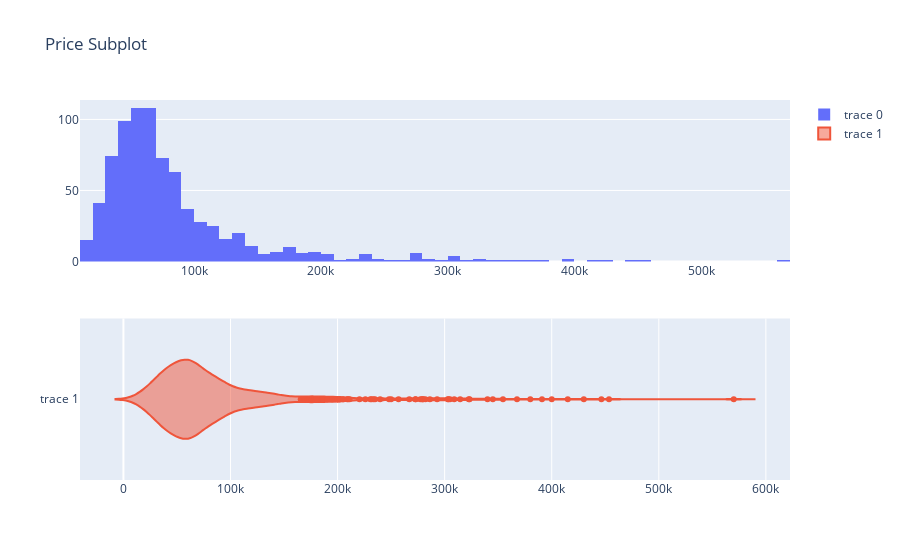

Notebook cell for this chart:
### Markdown cell above
# 2.Price

### Code cell
# Create subplots
price_fig = make_subplots(rows=2, cols=1)

# Add histogram trace to the first subplot
price_fig.add_trace(
    go.Histogram(x=df["price"], nbinsx=100),
    row=1, col=1
)

# Add violin trace to the second subplot
price_fig.add_trace(
    go.Violin(x=df["price"]),
    row=2, col=1
)

# Update layout
price_fig.update_layout(title="Price Subplot")

# Show figure
price_fig.show()

### Figure 1 — Plotly figure (JSON) as saved in the notebook; plotly's stock layout.template omitted (floating-point values rounded to 4 significant figures; data arrays with more than 128 entries replaced by an {"elided": "..."} marker saying what was removed)
{"data": [{"nbinsx": 100, "type": "histogram", "x": {"elided": "798 int values"}, "xaxis": "x", "yaxis": "y"}, {"type": "violin", "x": {"elided": "798 int values"}, "xaxis": "x2", "yaxis": "y2"}], "layout": {"title": {"text": "Price Subplot"}, "xaxis": {"anchor": "y", "domain": [0, 1]}, "xaxis2": {"anchor": "y2", "domain": [0, 1]}, "yaxis": {"anchor": "x", "domain": [0.575, 1]}, "yaxis2": {"anchor": "x2", "domain": [0, 0.425]}}}
